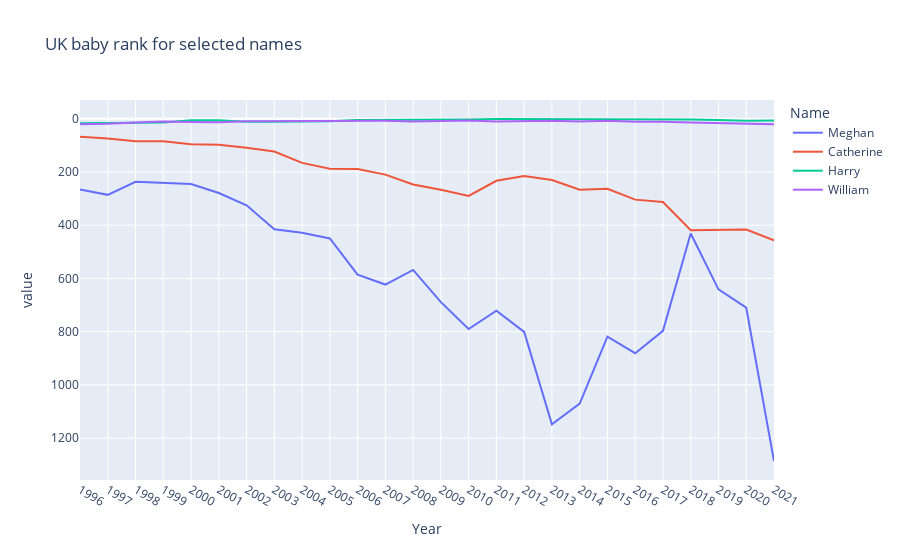

This figure's notebook cell:
### Code cell
fig = px.line(df_family_ranks, title="UK baby rank for selected names")
fig.update_yaxes(autorange="reversed")

### Figure 1 — Plotly figure (JSON) as saved in the notebook; plotly's stock layout.template omitted (floating-point values rounded to 4 significant figures)
{"data": [{"hovertemplate": "Name=Meghan<br>Year=%{x}<br>value=%{y}<extra></extra>", "legendgroup": "Meghan", "line": {"color": "#636efa", "dash": "solid"}, "marker": {"symbol": "circle"}, "mode": "lines", "name": "Meghan", "orientation": "v", "showlegend": true, "type": "scatter", "x": ["1996", "1997", "1998", "1999", "2000", "2001", "2002", "2003", "2004", "2005", "2006", "2007", "2008", "2009", "2010", "2011", "2012", "2013", "2014", "2015", "2016", "2017", "2018", "2019", "2020", "2021"], "xaxis": "x", "y": [266, 286, 237, 241, 245, 279, 325, 415, 428, 450, 586, 623, 568, 689, 790, 721, 801, 1148, 1070, 819, 881, 797, 431, 641, 710, 1286], "yaxis": "y"}, {"hovertemplate": "Name=Catherine<br>Year=%{x}<br>value=%{y}<extra></extra>", "legendgroup": "Catherine", "line": {"color": "#EF553B", "dash": "solid"}, "marker": {"symbol": "circle"}, "mode": "lines", "name": "Catherine", "orientation": "v", "showlegend": true, "type": "scatter", "x": ["1996", "1997", "1998", "1999", "2000", "2001", "2002", "2003", "2004", "2005", "2006", "2007", "2008", "2009", "2010", "2011", "2012", "2013", "2014", "2015", "2016", "2017", "2018", "2019", "2020", "2021"], "xaxis": "x", "y": [68, 74, 85, 85, 96, 98, 109, 123, 166, 188, 189, 210, 247, 267, 290, 233, 215, 230, 267, 263, 304, 313, 419, 417, 416, 457], "yaxis": "y"}, {"hovertemplate": "Name=Harry<br>Year=%{x}<br>value=%{y}<extra></extra>", "legendgroup": "Harry", "line": {"color": "#00cc96", "dash": "solid"}, "marker": {"symbol": "circle"}, "mode": "lines", "name": "Harry", "orientation": "v", "showlegend": true, "type": "scatter", "x": ["1996", "1997", "1998", "1999", "2000", "2001", "2002", "2003", "2004", "2005", "2006", "2007", "2008", "2009", "2010", "2011", "2012", "2013", "2014", "2015", "2016", "2017", "2018", "2019", "2020", "2021"], "xaxis": "x", "y": [17, 17, 15, 14, 6, 6, 11, 11, 11, 9, 5, 5, 4, 3, 3, 1, 1, 3, 3, 3, 2, 2, 3, 5, 8, 7], "yaxis": "y"}, {"hovertemplate": "Name=William<br>Year=%{x}<br>value=%{y}<extra></extra>", "legendgroup": "William", "line": {"color": "#ab63fa", "dash": "solid"}, "marker": {"symbol": "circle"}, "mode": "lines", "name": "William", "orientation": "v", "showlegend": true, "type": "scatter", "x": ["1996", "1997", "1998", "1999", "2000", "2001", "2002", "2003", "2004", "2005", "2006", "2007", "2008", "2009", "2010", "2011", "2012", "2013", "2014", "2015", "2016", "2017", "2018", "2019", "2020", "2021"], "xaxis": "x", "y": [21, 19, 14, 10, 12, 13, 9, 9, 8, 8, 7, 8, 10, 8, 7, 10, 9, 8, 10, 8, 11, 11, 14, 17, 20, 21], "yaxis": "y"}], "layout": {"legend": {"title": {"text": "Name"}, "tracegroupgap": 0}, "title": {"text": "UK baby rank for selected names"}, "xaxis": {"anchor": "y", "domain": [0, 1], "title": {"text": "Year"}}, "yaxis": {"anchor": "x", "autorange": "reversed", "domain": [0, 1], "title": {"text": "value"}}}}
